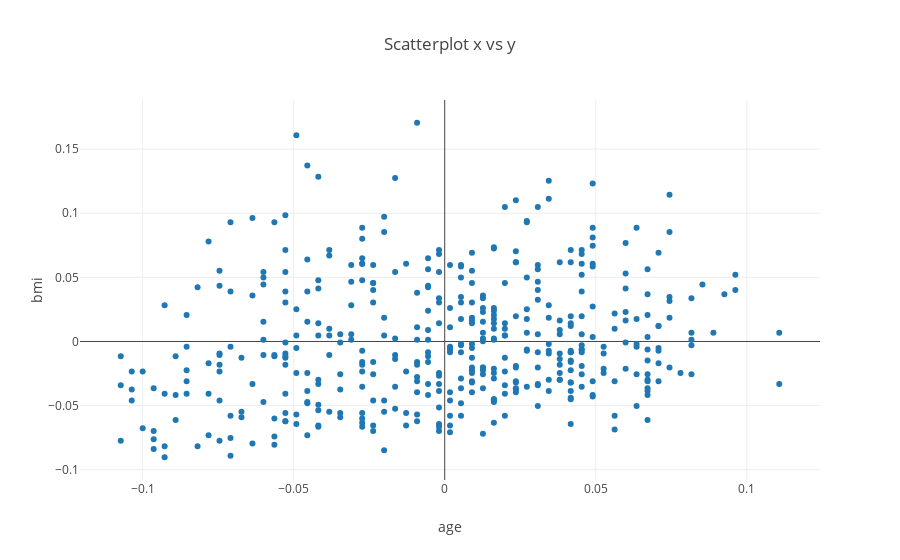

The cell this chart's notebook holds for it:
### Code cell
# Do the same using plotly
trace = go.Scatter(
    x = x_data,
    y = y_data,
    mode = 'markers'
)

layout= go.Layout(
    title= 'Scatterplot x vs y',
    xaxis= dict(
        title= 'age',
    ),
    yaxis=dict(
        title= 'bmi',
    ),
    showlegend= False
)

fig= go.Figure(data=[trace], layout=layout)
iplot(fig)

### Figure 1 — Plotly figure (JSON) as saved in the notebook; plotly's stock layout.template omitted (floating-point values rounded to 4 significant figures; data arrays with more than 128 entries replaced by an {"elided": "..."} marker saying what was removed)
{"data": [{"mode": "markers", "type": "scatter", "x": {"elided": "442 float values"}, "y": {"elided": "442 float values"}}], "layout": {"showlegend": false, "title": "Scatterplot x vs y", "xaxis": {"title": "age"}, "yaxis": {"title": "bmi"}}}
